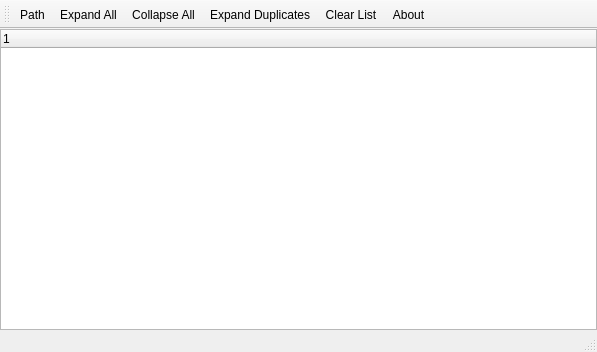
<?xml version="1.0" encoding="UTF-8"?>
<ui version="4.0">
 <class>MainWindow</class>
 <widget class="QMainWindow" name="MainWindow">
  <property name="geometry">
   <rect>
    <x>0</x>
    <y>0</y>
    <width>597</width>
    <height>352</height>
   </rect>
  </property>
  <property name="windowTitle">
   <string>qFileDigest</string>
  </property>
  <widget class="QWidget" name="centralWidget">
   <property name="sizePolicy">
    <sizepolicy hsizetype="Expanding" vsizetype="Expanding">
     <horstretch>0</horstretch>
     <verstretch>0</verstretch>
    </sizepolicy>
   </property>
   <layout class="QVBoxLayout" name="verticalLayout_2">
    <property name="spacing">
     <number>0</number>
    </property>
    <property name="sizeConstraint">
     <enum>QLayout::SetMaximumSize</enum>
    </property>
    <property name="margin">
     <number>0</number>
    </property>
    <item>
     <layout class="QVBoxLayout" name="verticalLayout">
      <property name="spacing">
       <number>0</number>
      </property>
      <item>
       <widget class="QTreeWidget" name="treeWidget">
        <property name="editTriggers">
         <set>QAbstractItemView::NoEditTriggers</set>
        </property>
        <column>
         <property name="text">
          <string notr="true">1</string>
         </property>
        </column>
       </widget>
      </item>
     </layout>
    </item>
   </layout>
  </widget>
  <widget class="QToolBar" name="mainToolBar">
   <attribute name="toolBarArea">
    <enum>TopToolBarArea</enum>
   </attribute>
   <attribute name="toolBarBreak">
    <bool>false</bool>
   </attribute>
   <addaction name="actionPath"/>
   <addaction name="actionExpand_All"/>
   <addaction name="actionCollapse_All"/>
   <addaction name="actionExpand_Duplicates"/>
   <addaction name="actionClear_List"/>
   <addaction name="actionAbout"/>
  </widget>
  <widget class="QStatusBar" name="statusBar"/>
  <action name="actionPath">
   <property name="text">
    <string>Path</string>
   </property>
  </action>
  <action name="actionFile">
   <property name="text">
    <string>File</string>
   </property>
  </action>
  <action name="actionAbout">
   <property name="text">
    <string>About</string>
   </property>
  </action>
  <action name="actionQuit">
   <property name="text">
    <string>Quit</string>
   </property>
   <property name="shortcut">
    <string>Esc</string>
   </property>
  </action>
  <action name="actionExpand_All">
   <property name="text">
    <string>Expand All</string>
   </property>
  </action>
  <action name="actionCollapse_All">
   <property name="text">
    <string>Collapse All</string>
   </property>
  </action>
  <action name="actionClear_List">
   <property name="text">
    <string>Clear List</string>
   </property>
  </action>
  <action name="actionExpand_Duplicates">
   <property name="text">
    <string>Expand Duplicates</string>
   </property>
  </action>
 </widget>
 <layoutdefault spacing="6" margin="11"/>
 <resources/>
 <connections>
  <connection>
   <sender>actionQuit</sender>
   <signal>triggered()</signal>
   <receiver>MainWindow</receiver>
   <slot>close()</slot>
   <hints>
    <hint type="sourcelabel">
     <x>-1</x>
     <y>-1</y>
    </hint>
    <hint type="destinationlabel">
     <x>296</x>
     <y>174</y>
    </hint>
   </hints>
  </connection>
 </connections>
</ui>
